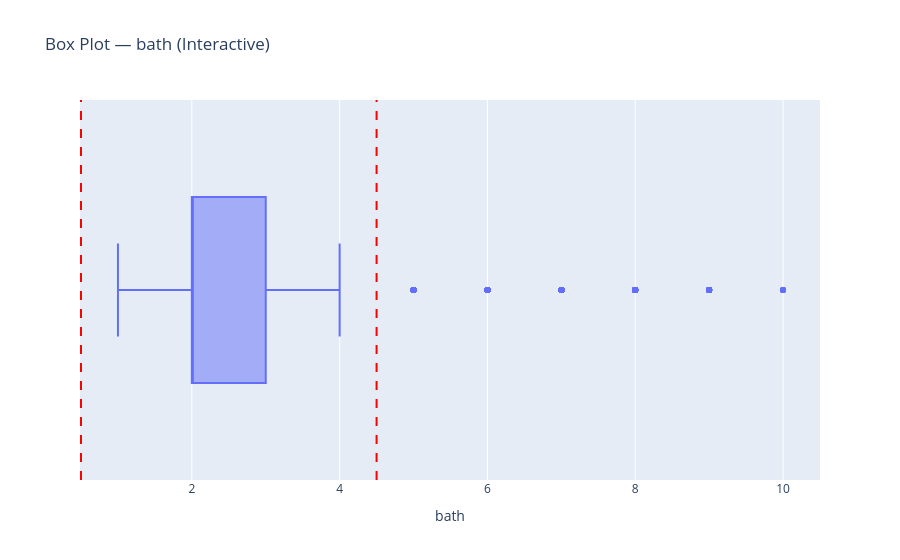

Notebook source saved alongside this figure:
### Code cell
Q1 = df['bath'].quantile(0.25)
Q3 = df['bath'].quantile(0.75)
IQR = Q3 - Q1
lower, upper = Q1 - 1.5 * IQR, Q3 + 1.5 * IQR

outliers_iqr = df[(df['bath'] < lower) | (df['bath'] > upper)]
print(f'IQR outliers in bath: {len(outliers_iqr)}')

fig = px.box(
    df,
    x='bath',
    points='outliers',
    title='Box Plot — bath (Interactive)'
)

fig.add_vline(x=lower, line_dash="dash", line_color="red")
fig.add_vline(x=upper, line_dash="dash", line_color="red")

fig.show()

### Figure 1 — Plotly figure (JSON) as saved in the notebook; plotly's stock layout.template omitted (floating-point values rounded to 4 significant figures; data arrays with more than 128 entries replaced by an {"elided": "..."} marker saying what was removed)
{"data": [{"alignmentgroup": "True", "boxpoints": "outliers", "hovertemplate": "bath=%{x}<extra></extra>", "legendgroup": "", "marker": {"color": "#636efa"}, "name": "", "notched": false, "offsetgroup": "", "orientation": "h", "showlegend": false, "type": "box", "x": {"elided": "12137 float values"}, "x0": " ", "xaxis": "x", "y0": " ", "yaxis": "y"}], "layout": {"boxmode": "group", "legend": {"tracegroupgap": 0}, "shapes": [{"line": {"color": "red", "dash": "dash"}, "type": "line", "x0": 0.5, "x1": 0.5, "xref": "x", "y0": 0, "y1": 1, "yref": "y domain"}, {"line": {"color": "red", "dash": "dash"}, "type": "line", "x0": 4.5, "x1": 4.5, "xref": "x", "y0": 0, "y1": 1, "yref": "y domain"}], "title": {"text": "Box Plot — bath (Interactive)"}, "xaxis": {"anchor": "y", "domain": [0, 1], "title": {"text": "bath"}}, "yaxis": {"anchor": "x", "domain": [0, 1]}}}
